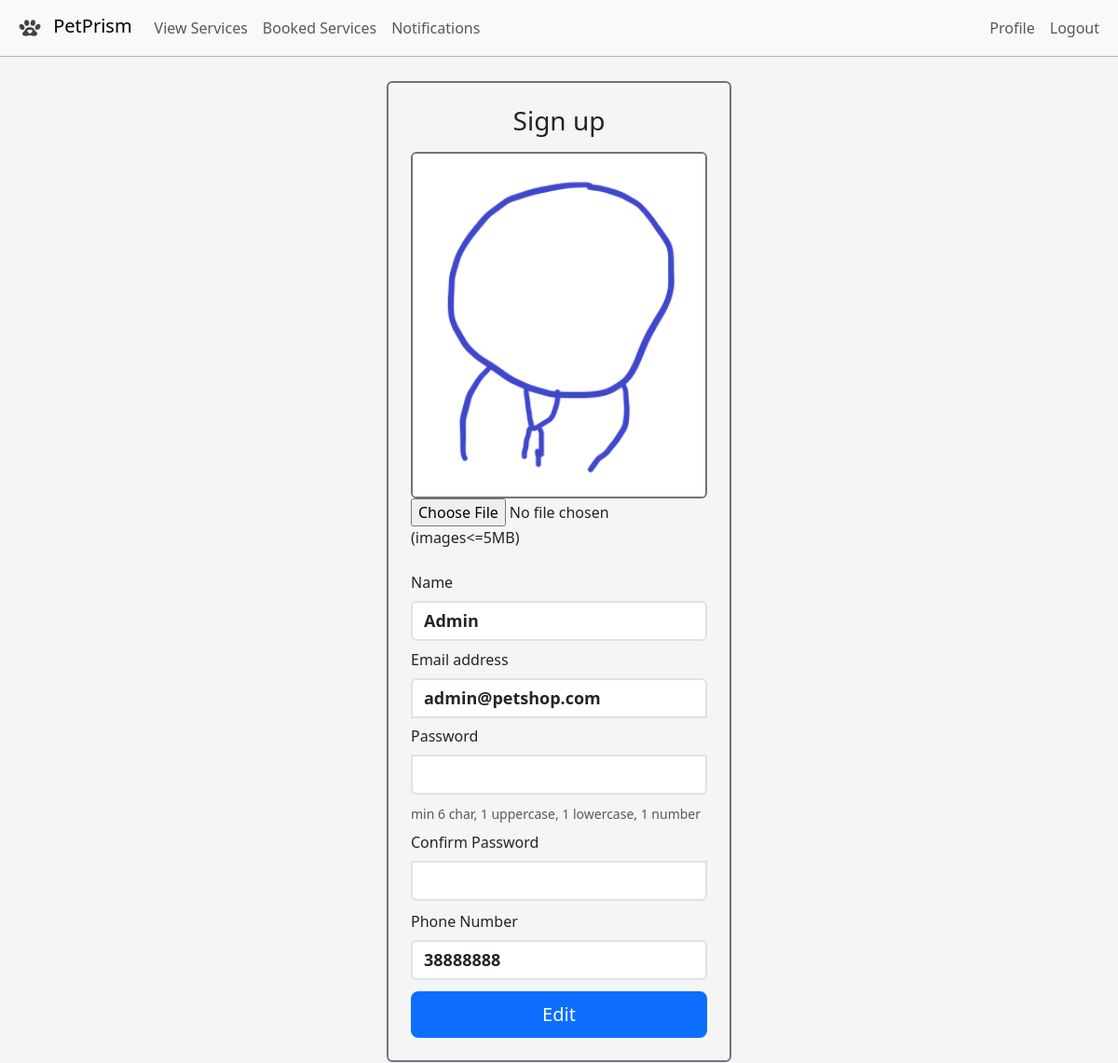
The app's page /profile.php (signed in) with its own data.
### tables this page shows
CREATE TABLE `users` (
  `ID` int(11) NOT NULL,
  `NAME` varchar(50) NOT NULL,
  `EMAIL` varchar(60) NOT NULL,
  `PASSWORD` varchar(60) NOT NULL,
  `PHONE` varchar(11) NOT NULL,
  `TYPE` varchar(10) NOT NULL DEFAULT 'customer',
  `PROFILE_PIC` varchar(200) NOT NULL DEFAULT 'default.jpg'
);

### profile.php (the view, shortened to what this page needs)
<?php
$sid = $_SESSION['userId'];
try {
  require('project_connection.php');
  $userResult = $db->prepare("SELECT * FROM users WHERE ID= :id");
  $userResult->bindParam(':id', $sid);
  $userResult->execute();
  $userRow = $userResult->fetch();
  $name = $userRow['NAME'];
  $mobile = $userRow['PHONE'];
  $email = $userRow['EMAIL'];
  $profile_pic = $userRow['PROFILE_PIC'];
} catch (PDOException $e) {
  echo "<script>alert('Error " . $e->getMessage() . "\\nPlease refresh');</script>";
}
?>
<!doctype html>
<html lang="en">
<head>
  <link href="./assets/dist/css/bootstrap.min.css" rel="stylesheet">
  <link href="loginForm.css" rel="stylesheet">
</head>
<body>
  <?php
  require('customernavbar.php');
  ?>
  <br /><br /> <br />
  <div class="container">
    <main class="form-signin w-100 m-auto">
      <div class="border border-secondary border-2 rounded">
        <form id='profileForm' onSubmit="return checkeditedInputs();" action='updateProfile.php' method='post' class="m-4" enctype="multipart/form-data">
          <h1 class="h3 mb-3 fw-normal text-center">Sign up</h1>
          <div class="mx-auto">
            <img src='./image/<?php echo $profile_pic; ?>' class='profile-pic img-fluid w-100 border border-secondary border-2 rounded ' alt='profilepic'>
          </div>
          <input type="file" name="picfile" id='fileUpload' /><span> (images<=5MB) </span><br><br>
              <div class="mb-2">
                <label for="name" class="form-label">Name</label>
                <input class='form-control' type='text' name='name' id="name" placeholder="maximum 50 characters" onkeyup="checkFN(this.value, 'name_msg')" size='50' value='<?php echo htmlspecialchars("$name"); ?>' required><span id='name_msg'></span>
              </div>
              <div class="mb-2">
                <label for="exampleInputEmail1" class="form-label">Email address</label>
                <input type="email" class="form-control" name="email" value='<?php echo htmlspecialchars("$email"); ?>' id="exampleInputEmail1" aria-describedby="emailHelp" placeholder="name@petshop.com" onkeyup="checkMAIL(this.value)" size='20' required>
              </div>
              <div class="mb-2">
                <label for="exampleInputPassword1" class="form-label">Password</label>
                <input type="password" class="form-control" id="exampleInputPassword1" name='password' onkeyup="checkPWD(this.value)">
                <div id="profile_pwd_msg" class="form-text">min 6 char, 1 uppercase, 1 lowercase, 1 number</div>
              </div>
              <div>
                <label for="exampleInputPassword2" class="form-label">Confirm Password</label>
                <input type="password" class="form-control" id="exampleInputPassword2" name='cnfm_password' onkeyup="confirmPWD(this.value)">
              </div>
              <div>
                <label for="phonenumber" class="form-label">Phone Number</label>
                <input class='form-control' type='text' name='mobile' value='<?php echo htmlspecialchars("$mobile"); ?>' placeholder="8 digits for Bahrain" onkeyup="checkMBL(this.value)" size='10' required>
              </div>
              <input class="w-100 btn btn-lg btn-primary mt-2" type='submit' name='edit_user' value='Edit'>
        </form>
      </div>
    </main>
  </div>
</body>
</html>

### loginForm.css (style rules this page uses)
html, body { height: 100%; }
body { background-color: #f5f5f5; }
.form-signin { max-width: 400px; padding: 15px; }
.form-signin input[type="email"] { margin-bottom: -1px; border-bottom-right-radius: 0; border-bottom-left-radius: 0; }
.form-signin input[type="password"] { margin-bottom: 10px; border-top-left-radius: 0; border-top-right-radius: 0; }

### profile.php (style rules this page uses)
.form-control { font-size: 18px; font-weight: bolder; }
.form-control::placeholder { font-weight: 20; }

### records on screen
users: PROFILE_PIC (placeholder picture), name "Admin", email "admin@petshop.com", mobile "38888888"
